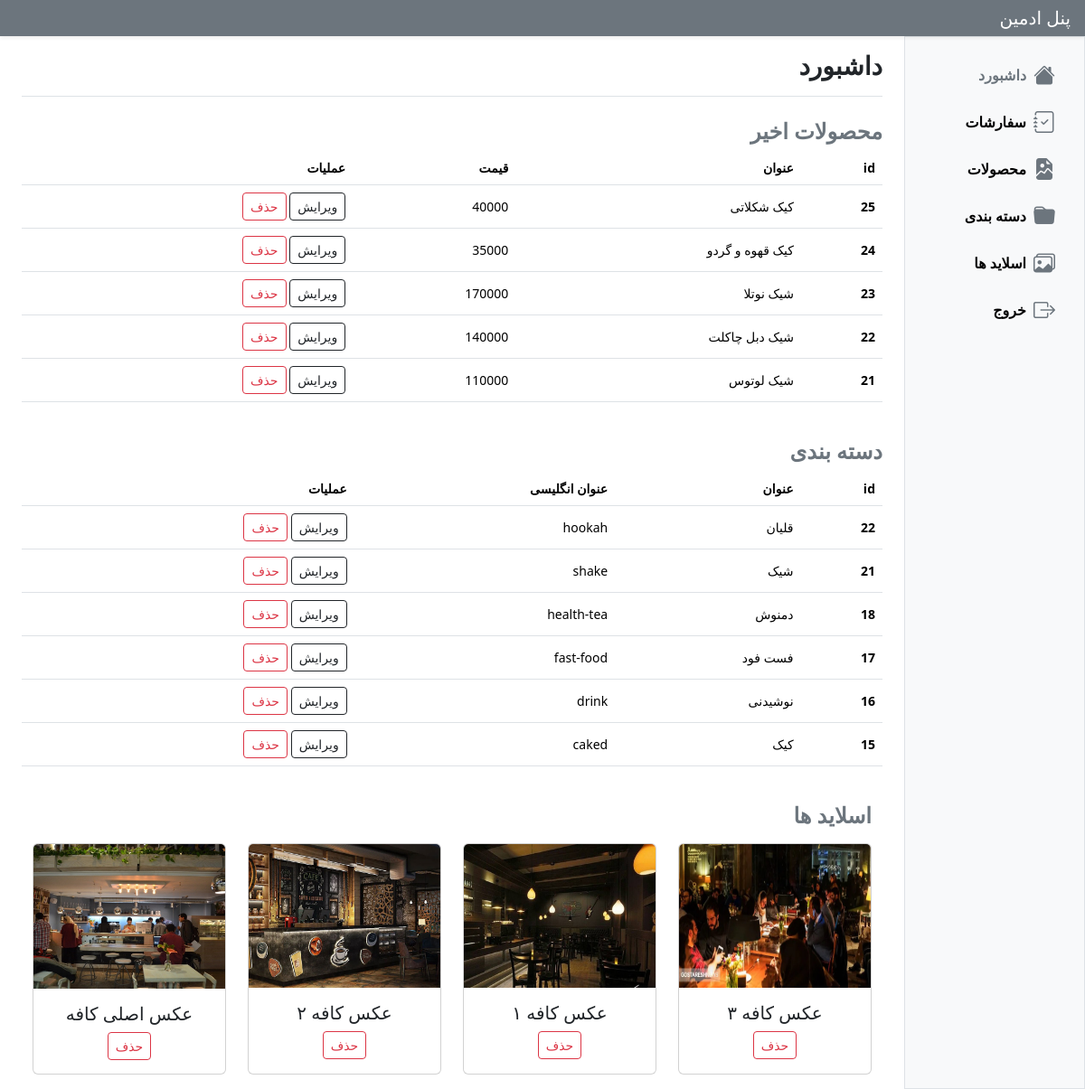
/admin-panel/index.php (signed in), run on the app's committed database.
### tables this page shows
CREATE TABLE `posts` (
  `id` int(11) NOT NULL,
  `title` varchar(255) NOT NULL,
  `price` int(255) NOT NULL,
  `category_id` int(11) NOT NULL,
  `image` varchar(255) NOT NULL,
  `description` varchar(255) DEFAULT NULL,
  `stock` int(11) NOT NULL DEFAULT 0,
  `is_stock_tracked` tinyint(1) NOT NULL DEFAULT 1
);

CREATE TABLE `categories` (
  `id` int(11) NOT NULL,
  `title` varchar(255) NOT NULL,
  `image` varchar(255) DEFAULT NULL,
  `alt` varchar(255) NOT NULL
);

CREATE TABLE `slides` (
  `id` int(11) NOT NULL,
  `image` varchar(255) NOT NULL,
  `slide_name` varchar(255) DEFAULT NULL
);

### admin-panel/index.php (the view, shortened to what this page needs)
<?php
include "./include/layout/header.php";
$posts = $db->query("SELECT * FROM posts ORDER BY id DESC LIMIT 5");
$categories = $db->query("SELECT * FROM categories ORDER BY id DESC");
$slides = $db->query("SELECT * FROM slides ORDER BY id DESC");
?>
<div class="container-fluid">
    <div class="row">
        <?php
        include "./include/layout/sidebar.php"
        ?>
        <main class="col-md-9 ms-sm-auto col-lg-10 px-md-4">
            <div class="d-flex justify-content-between flex-wrap flex-md-nowrap align-items-center pt-3 pb-2 mb-3 border-bottom">
                <h1 class="fs-3 fw-bold">داشبورد</h1>
            </div>
            <div class="mt-4">
                <h4 class="text-secondary fw-bold">محصولات اخیر</h4>
                <?php if ($posts->rowCount() > 0) : ?>
                    <div class="table-responsive small">
                        <table class="table table-hover align-middle">
                            <thead>
                                <tr>
                                    <th>id</th>
                                    <th>عنوان</th>
                                    <th>قیمت</th>
                                    <th>عملیات</th>
                                </tr>
                            </thead>
                            <tbody>
                                <?php foreach ($posts as $post) : ?>
                                    <tr>
                                        <th><?= $post['id'] ?></th>
                                        <td><?= $post['title'] ?></td>
                                        <td><?= $post['price'] ?></td>
                                        <td>
                                            <a href="#" class="btn btn-sm btn-outline-dark">ویرایش</a>
                                            <a href="index.php?entity=post&action=delete&id=<?= $post['id'] ?>" class="btn btn-sm btn-outline-danger">حذف</a>
                                        </td>
                                    </tr>
                                <?php endforeach ?>
                            </tbody>
                        </table>
                    </div>
                <?php endif ?>
            </div>
            <div class="mt-4">
                <h4 class="text-secondary fw-bold">دسته بندی</h4>
                <?php if ($categories->rowCount() > 0) : ?>
                    <div class="table-responsive small">
                        <table class="table table-hover align-middle">
                            <thead>
                                <tr>
                                    <th>id</th>
                                    <th>عنوان</th>
                                    <th>عنوان انگلیسی</th>
                                    <th>عملیات</th>
                                </tr>
                            </thead>
                            <tbody>
                                <?php foreach ($categories as $category) : ?>
                                    <tr>
                                        <th><?= $category['id'] ?></th>
                                        <td><?= $category['title'] ?></td>
                                        <td><?= $category['alt'] ?></td>
                                        <td>
                                            <a href="#" class="btn btn-sm btn-outline-dark">ویرایش</a>
                                            <a href="index.php?entity=category&action=delete&id=<?= $category['id'] ?>" class="btn btn-sm btn-outline-danger">حذف</a>
                                        </td>
                                    </tr>
                                <?php endforeach ?>
                            </tbody>
                        </table>
                    </div>
                <?php endif ?>
            </div>
            <div class="mt-4 container">
                <h4 class="text-secondary fw-bold mb-3">اسلاید ها</h4>
                <div class="row justify-content-center">
                    <?php if ($slides->rowCount() > 0) : ?>
                        <?php foreach ($slides as $slide) : ?>
                            <div class="col-12 col-sm-6 col-md-4 col-lg-3 mb-3">
                                <div class="card text-center" style="height:16rem;">
                                    <img src="../uploads/slides/<?= htmlspecialchars($slide['image']) ?>" class="card-img-top" style="height: 10rem;" alt="slide-img">
                                    <div class="card-body">
                                        <h5 class="card-title"><?= $slide['slide_name'] ?></h5>
                                        <a href="index.php?action=delete&id=<?= $slide['id'] ?>" class="btn btn-sm btn-outline-danger">حذف</a>
                                    </div>
                                </div>
                            </div>
                        <?php endforeach; ?>
                    <?php endif ?>
                </div>
        </main>
    </div>
</div>
<?php
include "./include/layout/footer.php"
?>

### admin-panel/include/layout/header.php (shortened to what this page needs)
<!DOCTYPE html>
<html dir="rtl" lang="fa">
<head>
    <link rel="stylesheet" href="https://cdn.jsdelivr.net/npm/bootstrap-icons@1.10.5/font/bootstrap-icons.css" />
    <link href="https://cdn.jsdelivr.net/npm/bootstrap@5.3.1/dist/css/bootstrap.min.css" rel="stylesheet" />
</head>
<body>
    <header class="navbar sticky-top bg-secondary flex-md-nowrap p-0 shadow-sm ">
        <a class="navbar-brand col-md-3 col-lg-2 me-0 px-3 fs-5 text-white" href="index.php">پنل ادمین</a>
    </header>

### admin-panel/include/layout/sidebar.php (shortened to what this page needs)
<?php
$path = $_SERVER['REQUEST_URI'];
?>
<div class="sidebar border border-right col-md-3 col-lg-2 p-0 bg-body-tertiary">
    <div class="offcanvas-md offcanvas-end bg-body-tertiary" tabindex="-1" id="sidebarMenu">
        <div class="offcanvas-body d-md-flex flex-column p-0 pt-lg-3 overflow-y-auto">
            <ul class="nav flex-column pe-3">
                <li class="nav-item">
                    <a class="nav-link link-body-emphasis text-decoration-none d-flex align-items-center gap-2 <?= str_contains($path, 'pages') ? '' : 'text-secondary' ?>"
                        href="/cafe/admin-panel/index.php">
                        <i class="bi bi-house-fill fs-4 text-secondary"></i>
                        <span class="fw-bold">داشبورد</span>
                    </a>
                </li>
                <li class="nav-item">
                    <a class="nav-link link-body-emphasis text-decoration-none d-flex align-items-center gap-2 <?= str_contains($path, 'order') ? 'text-secondary' : '' ?>"
                        href="/cafe/admin-panel/pages/orders/index.php">
                        <i class="bi bi-journal-check fs-4 text-secondary"></i>
                        <span class="fw-bold">سفارشات</span>
                    </a>
                </li>
                <li class="nav-item">
                    <a class="nav-link link-body-emphasis text-decoration-none d-flex align-items-center gap-2 <?= str_contains($path, 'posts') ? 'text-secondary' : '' ?>"
                        href="/cafe/admin-panel/pages/posts/index.php">
                        <i class="bi bi-file-earmark-image-fill fs-4 text-secondary"></i>
                        <span class="fw-bold">محصولات</span>
                    </a>
                </li>
                <li class="nav-item">
                    <a class="nav-link link-body-emphasis text-decoration-none d-flex align-items-center gap-2 <?= str_contains($path, 'categories') ? 'text-secondary' : '' ?>"
                        href="/cafe/admin-panel/pages/categories/index.php">
                        <i class="bi bi-folder-fill fs-4 text-secondary"></i>
                        <span class="fw-bold">دسته بندی</span>
                    </a>
                </li>
                <li class="nav-item">
                    <a class="nav-link link-body-emphasis text-decoration-none d-flex align-items-center gap-2 <?= str_contains($path, 'sliders') ? 'text-secondary' : '' ?>"
                        href="/cafe/admin-panel/pages/sliders/index.php">
                        <i class="bi bi-images fs-4 text-secondary"></i>
                        <span class="fw-bold">اسلاید ها</span>
                    </a>
                </li>
                <li class="nav-item">
                    <a class="nav-link link-body-emphasis text-decoration-none d-flex align-items-center gap-2"
                        href="/cafe/admin-panel/pages/auth/logout.php">
                        <i class="bi bi-box-arrow-right fs-4 text-secondary"></i>
                        <span class="fw-bold">خروج</span>
                    </a>
                </li>
            </ul>
        </div>
    </div>
</div>

### admin-panel/include/layout/footer.php (shortened to what this page needs)
</body>
</html>

### data on the page
posts: id "25", title "کیک شکلاتی", price "40000"
posts: id "24", title "کیک قهوه و گردو", price "35000"
posts: id "23", title "شیک نوتلا", price "170000"
posts: id "22", title "شیک دبل چاکلت", price "140000"
posts: id "21", title "شیک لوتوس", price "110000"
categories: id "22", title "قلیان", alt "hookah"
categories: id "21", title "شیک", alt "shake"
categories: id "18", title "دمنوش", alt "health-tea"
categories: id "17", title "فست فود", alt "fast-food"
categories: id "16", title "نوشیدنی", alt "drink"
categories: id "15", title "کیک", alt "caked"
slides: image (picture), slide_name "عکس کافه ۳"
slides: image (picture), slide_name "عکس کافه ۱"
slides: image (picture), slide_name "عکس کافه ۲"
slides: image (picture), slide_name "عکس اصلی کافه"
